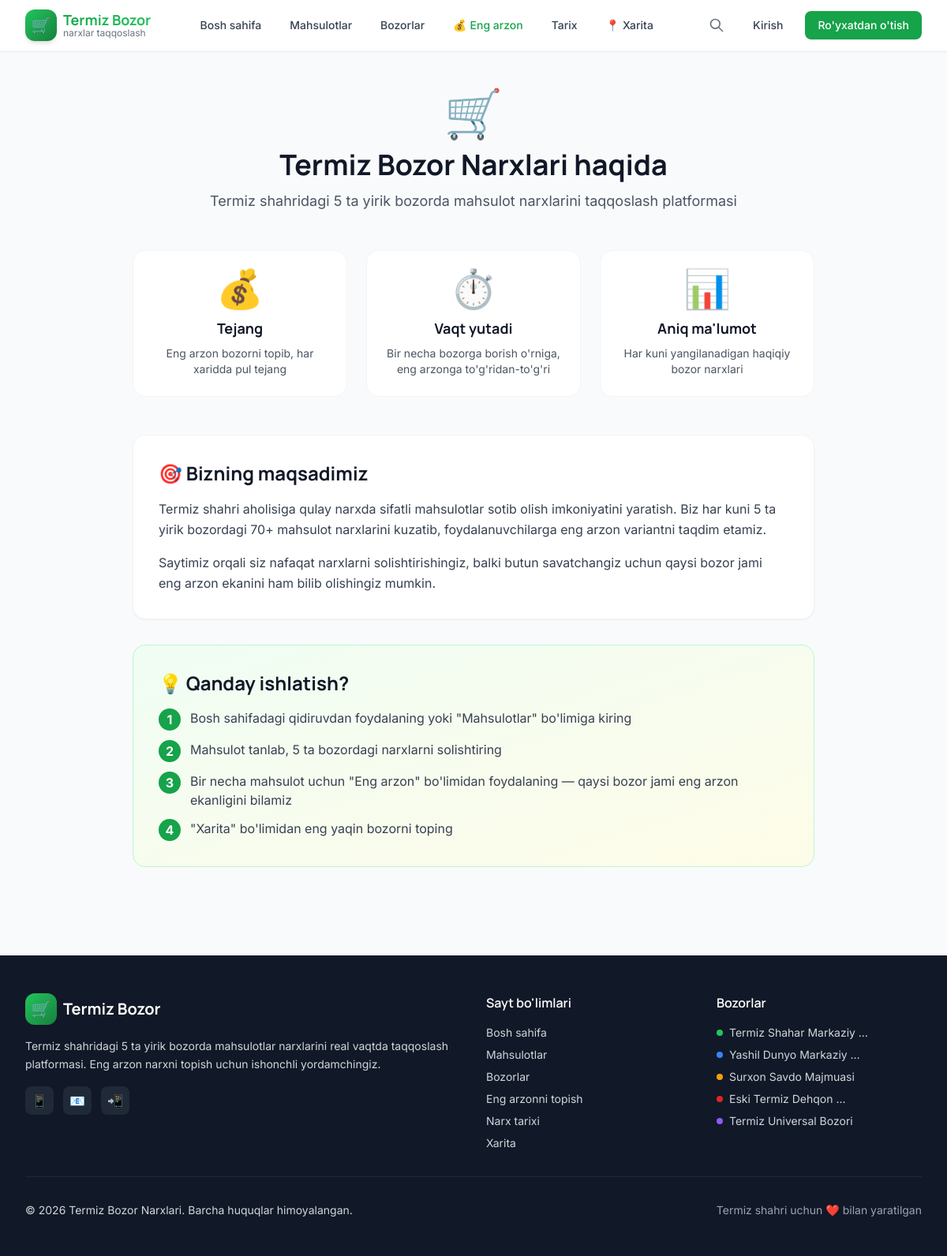
The app's page /haqida/ with its own data.
### apps/markets/models.py (models this page shows, shortened)
class Market(models.Model):
    name = models.CharField(max_length=200, verbose_name='Bozor nomi')
    slug = models.SlugField(max_length=220, unique=True, blank=True)
    address = models.CharField(max_length=300, verbose_name='Manzil')
    description = models.TextField(blank=True, verbose_name='Tavsif')
    latitude = models.DecimalField(
        max_digits=10, decimal_places=7,
        verbose_name='Kenglik (latitude)',
        help_text='Termiz uchun: 37.22 atrofida'
    )
    longitude = models.DecimalField(
        max_digits=10, decimal_places=7,
        verbose_name='Uzunlik (longitude)',
        help_text='Termiz uchun: 67.27 atrofida'
    )
    working_hours = models.CharField(
        max_length=100,
        default='06:00 - 19:00',
        verbose_name='Ish vaqti'
    )
    phone = models.CharField(max_length=30, blank=True, verbose_name='Telefon')
    image = models.ImageField(
        upload_to='markets/',
        blank=True, null=True,
        verbose_name='Bozor rasmi'
    )
    color = models.CharField(
        max_length=7,
        default='#22c55e',
        help_text='Hex rang kodi (masalan #22c55e)',
        verbose_name='Bozor rangi (taqqoslash uchun)'
    )
    is_active = models.BooleanField(default=True, verbose_name='Faol')
    order = models.IntegerField(default=0, verbose_name='Tartib')
    created_at = models.DateTimeField(auto_now_add=True)
    updated_at = models.DateTimeField(auto_now=True)
    class Meta:
        verbose_name = 'Bozor'
        verbose_name_plural = 'Bozorlar'
        ordering = ['order', 'name']
    def get_absolute_url(self):
        return reverse('markets:detail', kwargs={'slug': self.slug})

### apps/core/views.py (the view)
# urls.py: path('haqida/', views.about, name='about'),
def about(request):
    return render(request, 'core/about.html')

### apps/core/context_processors.py (called while the page is built)
def global_context(request):
    return {
        'site_name': getattr(settings, 'SITE_NAME', 'Termiz Bozor'),
        'nav_categories': Category.objects.all()[:8],
        'nav_markets': Market.objects.filter(is_active=True),
    }

### templates/core/about.html (shortened to what this page needs)
{% extends 'base.html' %}
{% block content %}
<div class="max-w-4xl mx-auto px-4 py-12">
    <div class="text-center mb-12">
        <div class="text-6xl mb-4">🛒</div>
        <h1 class="font-display text-4xl font-bold text-gray-900 mb-3">{{ site_name }} haqida</h1>
        <p class="text-lg text-gray-600 max-w-2xl mx-auto">
            Termiz shahridagi 5 ta yirik bozorda mahsulot narxlarini taqqoslash platformasi
        </p>
    </div>
    <div class="grid grid-cols-1 md:grid-cols-3 gap-6 mb-12">
        <div class="bg-white rounded-2xl border border-gray-100 p-6 text-center">
            <div class="text-5xl mb-3">💰</div>
            <h3 class="font-bold text-lg mb-2">Tejang</h3>
            <p class="text-sm text-gray-600">Eng arzon bozorni topib, har xaridda pul tejang</p>
        </div>
        <div class="bg-white rounded-2xl border border-gray-100 p-6 text-center">
            <div class="text-5xl mb-3">⏱️</div>
            <h3 class="font-bold text-lg mb-2">Vaqt yutadi</h3>
            <p class="text-sm text-gray-600">Bir necha bozorga borish o'rniga, eng arzonga to'g'ridan-to'g'ri</p>
        </div>
        <div class="bg-white rounded-2xl border border-gray-100 p-6 text-center">
            <div class="text-5xl mb-3">📊</div>
            <h3 class="font-bold text-lg mb-2">Aniq ma'lumot</h3>
            <p class="text-sm text-gray-600">Har kuni yangilanadigan haqiqiy bozor narxlari</p>
        </div>
    </div>
    <div class="bg-white rounded-2xl shadow-sm border border-gray-100 p-8 mb-8">
        <h2 class="font-display text-2xl font-bold text-gray-900 mb-4">🎯 Bizning maqsadimiz</h2>
        <p class="text-gray-700 leading-relaxed mb-4">
            Termiz shahri aholisiga qulay narxda sifatli mahsulotlar sotib olish imkoniyatini yaratish.
            Biz har kuni 5 ta yirik bozordagi 70+ mahsulot narxlarini kuzatib, foydalanuvchilarga
            eng arzon variantni taqdim etamiz.
        </p>
        <p class="text-gray-700 leading-relaxed">
            Saytimiz orqali siz nafaqat narxlarni solishtirishingiz, balki butun savatchangiz uchun
            qaysi bozor jami eng arzon ekanini ham bilib olishingiz mumkin.
        </p>
    </div>
    <div class="bg-gradient-to-br from-primary-50 to-yellow-50 rounded-2xl border border-primary-200 p-8">
        <h2 class="font-display text-2xl font-bold text-gray-900 mb-4">💡 Qanday ishlatish?</h2>
        <ol class="space-y-3 text-gray-700">
            <li class="flex items-start gap-3">
                <span class="w-7 h-7 bg-primary-600 text-white rounded-full flex items-center justify-center font-bold flex-shrink-0">1</span>
                <span>Bosh sahifadagi qidiruvdan foydalaning yoki "Mahsulotlar" bo'limiga kiring</span>
            </li>
            <li class="flex items-start gap-3">
                <span class="w-7 h-7 bg-primary-600 text-white rounded-full flex items-center justify-center font-bold flex-shrink-0">2</span>
                <span>Mahsulot tanlab, 5 ta bozordagi narxlarni solishtiring</span>
            </li>
            <li class="flex items-start gap-3">
                <span class="w-7 h-7 bg-primary-600 text-white rounded-full flex items-center justify-center font-bold flex-shrink-0">3</span>
                <span>Bir necha mahsulot uchun "Eng arzon" bo'limidan foydalaning — qaysi bozor jami eng arzon ekanligini bilamiz</span>
            </li>
            <li class="flex items-start gap-3">
                <span class="w-7 h-7 bg-primary-600 text-white rounded-full flex items-center justify-center font-bold flex-shrink-0">4</span>
                <span>"Xarita" bo'limidan eng yaqin bozorni toping</span>
            </li>
        </ol>
    </div>
</div>
{% endblock %}

### templates/partials/footer.html
<footer class="bg-gray-900 text-gray-300 mt-16">
    <div class="max-w-7xl mx-auto px-4 sm:px-6 lg:px-8 py-12">
        <div class="grid grid-cols-1 md:grid-cols-4 gap-8">
            <div class="md:col-span-2">
                <div class="flex items-center gap-2 mb-4">
                    <div class="w-10 h-10 bg-gradient-to-br from-primary-500 to-primary-700 rounded-xl flex items-center justify-center text-white text-xl font-bold">🛒</div>
                    <span class="font-display font-bold text-xl text-white">Termiz Bozor</span>
                </div>
                <p class="text-sm leading-relaxed mb-4">
                    Termiz shahridagi 5 ta yirik bozorda mahsulotlar narxlarini real vaqtda
                    taqqoslash platformasi. Eng arzon narxni topish uchun ishonchli yordamchingiz.
                </p>
                <div class="flex gap-3">
                    <a href="#" class="w-9 h-9 bg-gray-800 hover:bg-primary-600 rounded-lg flex items-center justify-center transition">📱</a>
                    <a href="#" class="w-9 h-9 bg-gray-800 hover:bg-primary-600 rounded-lg flex items-center justify-center transition">📧</a>
                    <a href="#" class="w-9 h-9 bg-gray-800 hover:bg-primary-600 rounded-lg flex items-center justify-center transition">📲</a>
                </div>
            </div>
            <div>
                <h4 class="text-white font-semibold mb-4">Sayt bo'limlari</h4>
                <ul class="space-y-2 text-sm">
                    <li><a href="{% url 'core:home' %}" class="hover:text-primary-400 transition">Bosh sahifa</a></li>
                    <li><a href="{% url 'products:list' %}" class="hover:text-primary-400 transition">Mahsulotlar</a></li>
                    <li><a href="{% url 'markets:list' %}" class="hover:text-primary-400 transition">Bozorlar</a></li>
                    <li><a href="{% url 'prices:cheapest' %}" class="hover:text-primary-400 transition">Eng arzonni topish</a></li>
                    <li><a href="{% url 'prices:history' %}" class="hover:text-primary-400 transition">Narx tarixi</a></li>
                    <li><a href="{% url 'markets:map' %}" class="hover:text-primary-400 transition">Xarita</a></li>
                </ul>
            </div>
            <div>
                <h4 class="text-white font-semibold mb-4">Bozorlar</h4>
                <ul class="space-y-2 text-sm">
                    {% for market in nav_markets %}
                        <li>
                            <a href="{{ market.get_absolute_url }}" class="hover:text-primary-400 transition flex items-center gap-2">
                                <span class="w-2 h-2 rounded-full" style="background: {{ market.color }}"></span>
                                {{ market.name|truncatewords:3 }}
                            </a>
                        </li>
                    {% endfor %}
                </ul>
            </div>
        </div>
        <hr class="my-8 border-gray-800">
        <div class="flex flex-col md:flex-row justify-between items-center gap-4 text-sm">
            <p>© 2026 {{ site_name }}. Barcha huquqlar himoyalangan.</p>
            <p class="text-gray-400">Termiz shahri uchun ❤️ bilan yaratilgan</p>
        </div>
    </div>
</footer>

### templates/base.html (style rules this page uses)
body { font-family: 'Inter', sans-serif; }
h1, h2, h3, h4 { font-family: 'Manrope', sans-serif; }

### records on screen
Market: name "Termiz Shahar Markaziy …"
Market: name "Yashil Dunyo Markaziy …"
Market: name "Surxon Savdo Majmuasi"
Market: name "Eski Termiz Dehqon …"
Market: name "Termiz Universal Bozori"

### other values on screen
{{ site_name }} "Termiz Bozor Narxlari"
